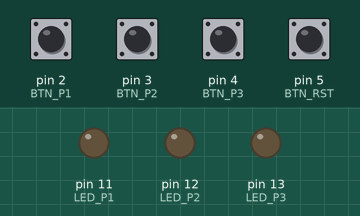
Bench run of a sketch on a simulated Arduino Uno, built with avr-gcc and run on an emulated ATmega328P. Parts: output pins drawn as LEDs (lit = HIGH). The test bench sets the inputs (shaded band); at power-on: pin 2 (BTN_P1), pin 3 (BTN_P2), pin 4 (BTN_P3), pin 5 (BTN_RST) LOW.

Above: at 1.2 s.
1.3 s: pin 2 (BTN_P1) pulled HIGH for 0.15 s
At 2.4 s:
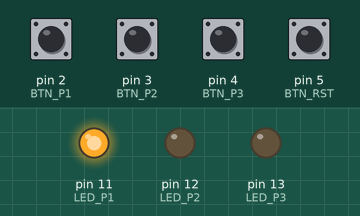
2.9 s: pin 5 (BTN_RST) pulled HIGH for 0.15 s
At 3.6 s:
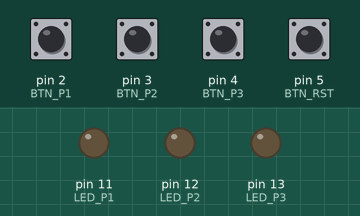
4.5 s: pin 3 (BTN_P2) pulled HIGH for 0.15 s
At 4.8 s:
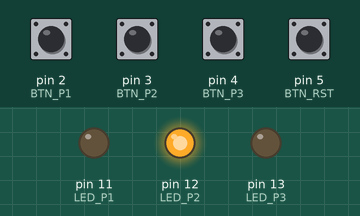
6.1 s: pin 5 (BTN_RST) pulled HIGH for 1 s
At 7.2 s:
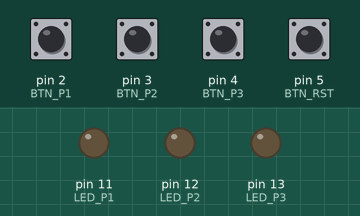
8.6 s: pin 4 (BTN_P3) pulled HIGH for 0.15 s
At 9.1 s:
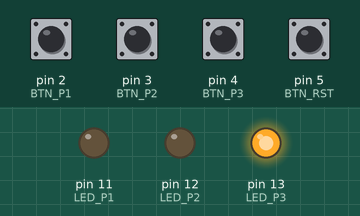
Timing chart, 0 to 11.2 s (numbered marks = the images above; inputs shaded):
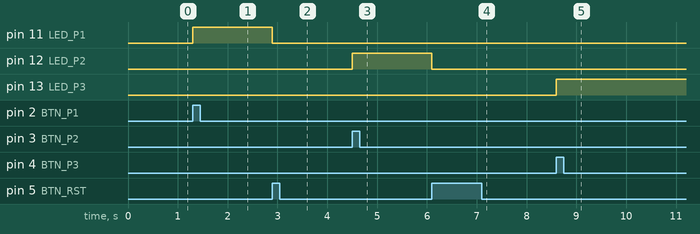

The sketch:

UNO_R3_Interlock_00.ino
```cpp
// INTERLOCK - 3 Player
// Siapa duluan pencet → LED nya nyala
// Player lain langsung dikunci, tidak bisa menyalakan LED nya
// Hanya Reset yang bisa membuka kunci

const int BTN_P1  = 2;
const int BTN_P2  = 3;
const int BTN_P3  = 4;
const int BTN_RST = 5;
const int LED_P1  = 11;
const int LED_P2  = 12;
const int LED_P3  = 13;

bool state1 = false;
bool state2 = false;
bool state3 = false;
bool locked = false;   // Sinyal LOCKED → pengganti OR gate IC 7432

void setup() {
  pinMode(BTN_P1,  INPUT);
  pinMode(BTN_P2,  INPUT);
  pinMode(BTN_P3,  INPUT);
  pinMode(BTN_RST, INPUT);
  pinMode(LED_P1,  OUTPUT);
  pinMode(LED_P2,  OUTPUT);
  pinMode(LED_P3,  OUTPUT);
}

void loop() {
  // Cek apakah sistem sudah terkunci
  // Analogi IC: sinyal ini dihasilkan oleh IC 7432 (OR gate)
  locked = state1 || state2 || state3;

  // Hanya proses input jika belum ada yang aktif
  if (!locked) {
    if (digitalRead(BTN_P1)) state1 = true;
    if (digitalRead(BTN_P2)) state2 = true;
    if (digitalRead(BTN_P3)) state3 = true;
  }

  // Reset → buka kunci dan matikan semua
  if (digitalRead(BTN_RST)) {
    state1 = false;
    state2 = false;
    state3 = false;
  }

  digitalWrite(LED_P1, state1);
  digitalWrite(LED_P2, state2);
  digitalWrite(LED_P3, state3);
}
```

Measured:
- after the input at 1.3 s, pin 11 (LED_P1): LOW → HIGH at once
- after the input at 2.9 s, pin 11 (LED_P1): HIGH → LOW at once
- after the input at 4.5 s, pin 12 (LED_P2): LOW → HIGH at once
- after the input at 6.1 s, pin 12 (LED_P2): HIGH → LOW at once
- after the input at 8.6 s, pin 13 (LED_P3): LOW → HIGH at once
